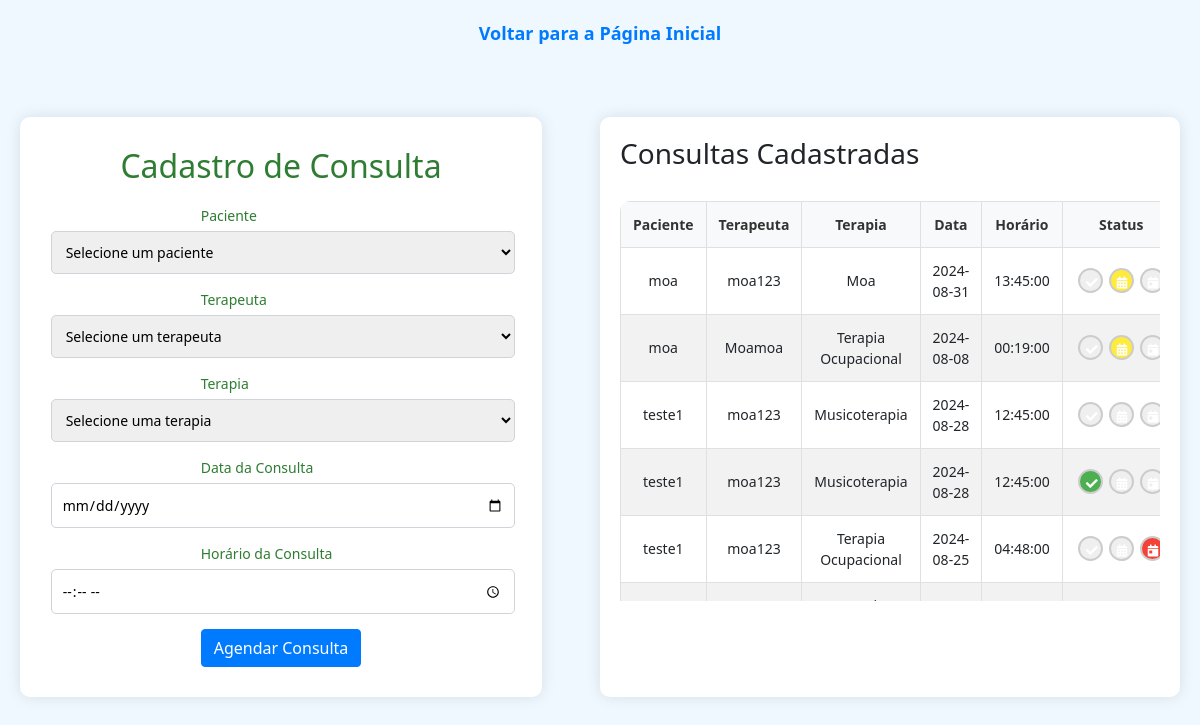
/cadastro_consulta.php, run on the app's committed database.
### tables this page shows
CREATE TABLE IF NOT EXISTS `consultas` (
  `id` int(11) NOT NULL AUTO_INCREMENT,
  `paciente_id` int(11) NOT NULL,
  `terapeuta_id` int(11) NOT NULL,
  `terapia_id` int(11) NOT NULL,
  `data_consulta` date NOT NULL,
  `horario_consulta` time NOT NULL,
  `status` varchar(50) DEFAULT 'Aberto',
  `observacoes` text DEFAULT NULL,
  PRIMARY KEY (`id`),
  KEY `paciente_id` (`paciente_id`),
  KEY `terapeuta_id` (`terapeuta_id`),
  CONSTRAINT `consultas_ibfk_1` FOREIGN KEY (`paciente_id`) REFERENCES `pacientes` (`id`),
  CONSTRAINT `consultas_ibfk_2` FOREIGN KEY (`terapeuta_id`) REFERENCES `terapeutas` (`id`)
);

CREATE TABLE IF NOT EXISTS `pacientes` (
  `id` int(11) NOT NULL AUTO_INCREMENT,
  `nome` varchar(100) NOT NULL,
  `especialidade` varchar(100) NOT NULL,
  `numero_terapias` int(11) NOT NULL,
  `dias_da_semana` varchar(100) NOT NULL,
  `turno` varchar(50) NOT NULL,
  `terapeuta_preferencial` varchar(100) NOT NULL,
  PRIMARY KEY (`id`)
);

CREATE TABLE IF NOT EXISTS `terapeutas` (
  `id` int(11) NOT NULL AUTO_INCREMENT,
  `nome` varchar(100) NOT NULL,
  `especialidade` varchar(100) NOT NULL,
  `dias_disponiveis` varchar(100) NOT NULL,
  `turnos_disponiveis` varchar(100) NOT NULL,
  `numero_crm` varchar(50) DEFAULT NULL,
  PRIMARY KEY (`id`)
);

CREATE TABLE IF NOT EXISTS `terapias` (
  `id` int(11) NOT NULL AUTO_INCREMENT,
  `nome` varchar(100) NOT NULL DEFAULT '0',
  `paciente_id` int(11) DEFAULT NULL,
  `terapeuta_id` int(11) DEFAULT NULL,
  `data_entrada` date DEFAULT NULL,
  PRIMARY KEY (`id`),
  KEY `paciente_id` (`paciente_id`),
  KEY `terapeuta_id` (`terapeuta_id`),
  CONSTRAINT `terapias_ibfk_1` FOREIGN KEY (`paciente_id`) REFERENCES `pacientes` (`id`),
  CONSTRAINT `terapias_ibfk_2` FOREIGN KEY (`terapeuta_id`) REFERENCES `terapeutas` (`id`)
);

### cadastro_consulta.php (the view, shortened to what this page needs)
<?php
include('db_connect.php');
$sql_consultas = "SELECT c.id, p.nome AS paciente, t.nome AS terapeuta, th.nome AS terapia, c.data_consulta, c.horario_consulta, c.status
                  FROM consultas c
                  JOIN pacientes p ON c.paciente_id = p.id
                  JOIN terapeutas t ON c.terapeuta_id = t.id
                  JOIN terapias th ON c.terapia_id = th.id";
$result_consultas = $conn->query($sql_consultas);
?>
<!DOCTYPE html>
<html lang="pt-BR">
<head>
    <link rel="stylesheet" href="https://stackpath.bootstrapcdn.com/bootstrap/4.5.2/css/bootstrap.min.css">
    <link rel="stylesheet" href="https://cdnjs.cloudflare.com/ajax/libs/font-awesome/5.15.3/css/all.min.css">
</head>
<body>
    <div class="link-container">
        <a href="index.php" class="back-link">Voltar para a Página Inicial</a>
    </div>
    <div class="container-moa">
        <div class="form-container-moa">
            <h2>Cadastro de Consulta</h2>
            <form action="cadastro_consulta.php" method="POST">
                <div class="form-group-moa">
                    <label-moa for="paciente_id">Paciente</label-moa>
                    <select class="form-control-moa" id="paciente_id" name="paciente_id" required>
                        <option value="">Selecione um paciente</option>
                    </select>
                </div>
                <div class="form-group-moa">
                    <label-moa for="terapeuta_id">Terapeuta</label-moa>
                    <select class="form-control-moa" id="terapeuta_id" name="terapeuta_id" required>
                        <option value="">Selecione um terapeuta</option>
                    </select>
                </div>
                <div class="form-group-moa">
                    <label-moa for="terapia_id">Terapia</label-moa>
                    <select class="form-control-moa" id="terapia_id" name="terapia_id" required>
                        <option value="">Selecione uma terapia</option>
                    </select>
                </div>
                <div class="form-group-moa">
                    <label-moa for="data_consulta">Data da Consulta</label-moa>
                    <input type="date" class="form-control-moa" id="data_consulta" name="data_consulta" required>
                </div>
                <div class="form-group-moa">
                    <label-moa for="horario_consulta">Horário da Consulta</label-moa>
                    <input type="time" class="form-control-moa" id="horario_consulta" name="horario_consulta" required>
                </div>
                <button type="submit" class="btn btn-primary">Agendar Consulta</button>
            </form>
        </div>
        <div class="grid-container-moa">
            <h3>Consultas Cadastradas</h3>
            <div class="grid-moa">
                <table>
                    <thead>
                        <tr>
                            <th>Paciente</th>
                            <th>Terapeuta</th>
                            <th>Terapia</th>
                            <th>Data</th>
                            <th>Horário</th>
                            <th>Status</th>
                        </tr>
                    </thead>
                    <tbody>
                        <?php if ($result_consultas->num_rows > 0): ?>
                            <?php while($consulta = $result_consultas->fetch_assoc()): ?>
                                <tr>
                                    <td><?php echo $consulta['paciente']; ?></td>
                                    <td><?php echo $consulta['terapeuta']; ?></td>
                                    <td><?php echo $consulta['terapia']; ?></td>
                                    <td><?php echo $consulta['data_consulta']; ?></td>
                                    <td><?php echo $consulta['horario_consulta']; ?></td>
                                    <td>
                                        <div class="status-container-moa">
                                            <form method="post" action="cadastro_consulta.php">
                                                <button type="submit" name="status" value="Aberto" class="status-btn-moa status-aberto-moa <?php echo $consulta['status'] == 'Aberto' ? 'active' : ''; ?>">
                                                    <i class="fas fa-check"></i>
                                                </button>
                                            </form>
                                            <form method="post" action="cadastro_consulta.php">
                                                <button type="submit" name="status" value="Agendado" class="status-btn-moa status-agendado-moa <?php echo $consulta['status'] == 'Agendado' ? 'active' : ''; ?>">
                                                    <i class="fas fa-calendar-alt"></i>
                                                </button>
                                            </form>
                                            <form method="post" action="cadastro_consulta.php">
                                                <button type="submit" name="status" value="Consulta do Dia" class="status-btn-moa status-dia-moa <?php echo $consulta['status'] == 'Consulta do Dia' ? 'active' : ''; ?>">
                                                    <i class="fas fa-calendar-day"></i>
                                                </button>
                                            </form>
                                        </div>
                                    </td>
                                </tr>
                            <?php endwhile; ?>
                        <?php else: ?>
                            <tr>
                                <td colspan="6">Nenhuma consulta cadastrada.</td>
                            </tr>
                        <?php endif; ?>
                    </tbody>
                </table>
            </div>
        </div>
    </div>
</body>
</html>

### cadastro_consulta.php (style rules this page uses)
body { background-color: #f0f8ff; font-family: 'Segoe UI', Tahoma, Geneva, Verdana, sans-serif; }
.container-moa { display: flex; justify-content: space-between; padding: 20px; border-radius: 10px; max-width: 1300px; margin: 50px auto; }
.form-container-moa { background-color: #ffffff; padding: 30px; border-radius: 10px; box-shadow: 0 0 15px rgba(0, 0, 0, 0.1); width: 45%; display: flex; flex-direction: column; align-items: center; }
.form-container-moa h2 { text-align: center; color: #2e7d32; margin-bottom: 20px; }
.form-group-moa { margin-bottom: 15px; width: 170%; }
.form-control-moa { padding: 10px; font-size: 14px; border-radius: 5px; border: 1px solid #ced4da; width: 170%; margin-left: -150px; }
label-moa { font-size: 14px; color: #2e7d32; display: block; margin-bottom: 5px; }
.grid-container-moa { width: 50%; background-color: #ffffff; padding: 20px; border-radius: 10px; box-shadow: 0 0 15px rgba(0, 0, 0, 0.1); }
.grid-moa { margin-top: 30px; max-height: 400px; overflow-y: scroll; }
.grid-moa table { width: 100%; border-collapse: collapse; border-radius: 10px; overflow: hidden; }
.grid-moa th, .grid-moa td { border: 1px solid #e0e0e0; padding: 12px; text-align: center; font-size: 14px; }
.grid-moa th { background-color: #f8f9fa; color: #333; }
.grid-moa tr:nth-child(even) { background-color: #f2f2f2; }
.status-container-moa { display: flex; justify-content: center; }
.status-btn-moa { width: 25px; height: 25px; border-radius: 50%; border: 2px solid #ccc; margin: 0 3px; cursor: pointer; transition: transform 0.3s; }
.status-aberto-moa.active { background-color: #4caf50; }
.status-agendado-moa.active { background-color: #ffeb3b; }
.status-dia-moa.active { background-color: #f44336; }
.status-btn-moa i { color: white; font-size: 12px; line-height: 23px; }
.link-container { text-align: center; margin-top: 20px; }
.back-link { font-size: 18px; color: #007bff; text-decoration: none; font-weight: bold; }

### data on the page
consultas: paciente.nome "moa", terapeuta.nome "moa123", terapia.nome "Moa", data_consulta "2024-08-31", horario_consulta "13:45:00"
consultas: paciente.nome "moa", terapeuta.nome "Moamoa", terapia.nome "Terapia Ocupacional", data_consulta "2024-08-08", horario_consulta "00:19:00"
consultas: paciente.nome "teste1", terapeuta.nome "moa123", terapia.nome "Musicoterapia", data_consulta "2024-08-28", horario_consulta "12:45:00"
consultas: paciente.nome "teste1", terapeuta.nome "moa123", terapia.nome "Musicoterapia", data_consulta "2024-08-28", horario_consulta "12:45:00"
consultas: paciente.nome "teste1", terapeuta.nome "moa123", terapia.nome "Terapia Ocupacional", data_consulta "2024-08-25", horario_consulta "04:48:00"
